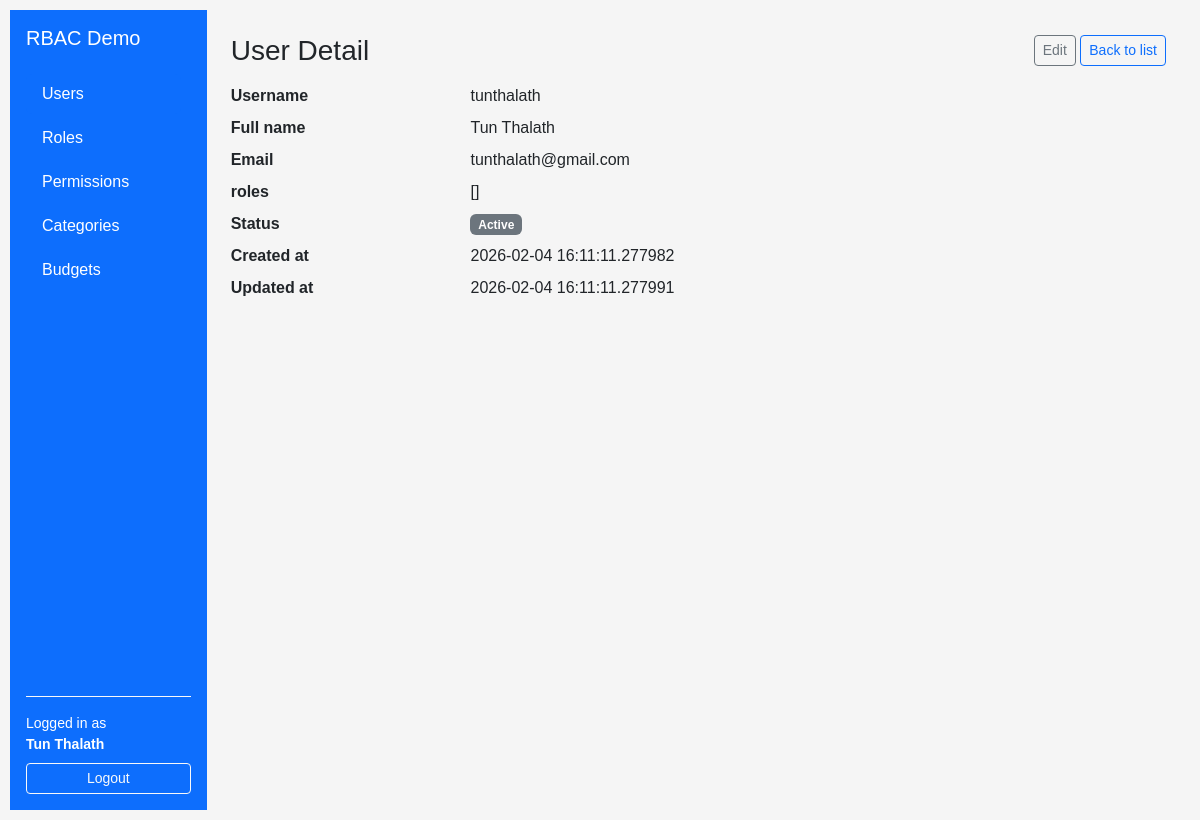
/users/1 (signed in), run on an earlier commit of the app's database.
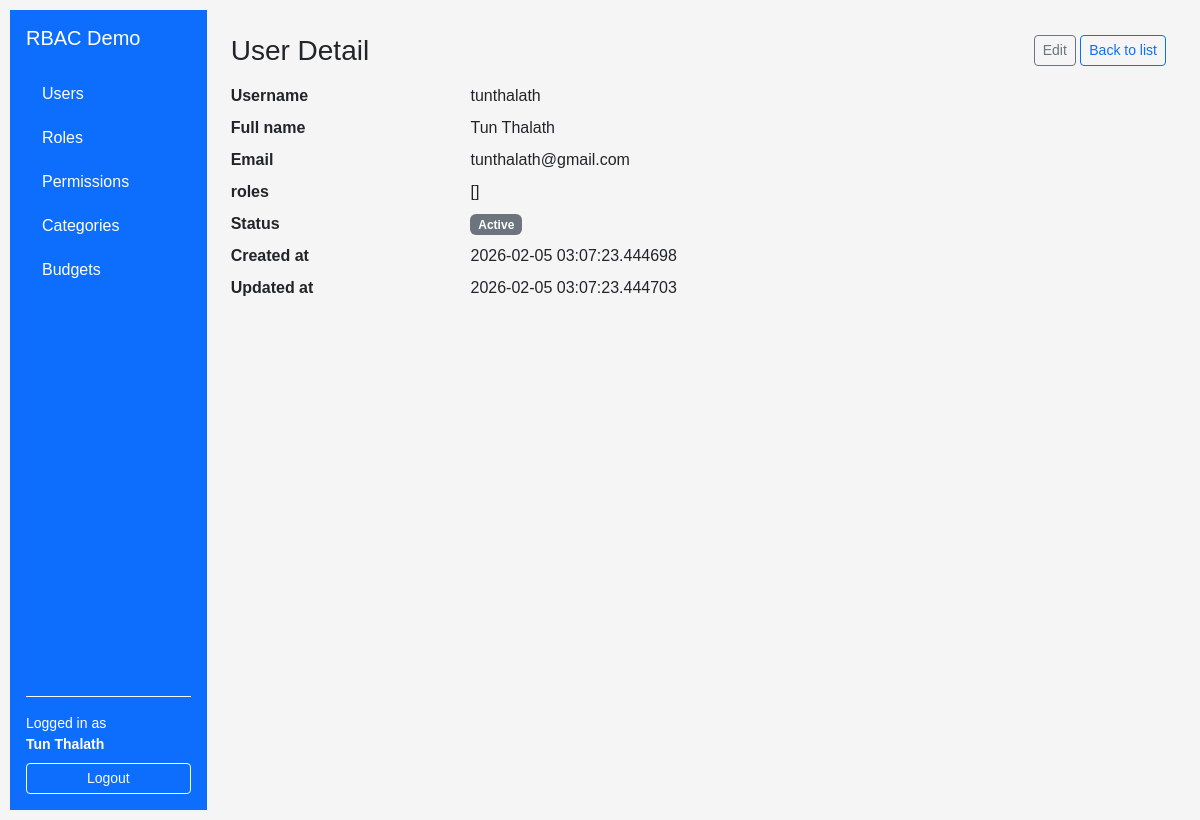
And on a later commit of the database.
### app/models/user.py (models this page shows, shortened)
class User(UserMixin, db.Model):
    __tablename__ = "users"
    id = db.Column(db.Integer, primary_key=True)
    username = db.Column(db.String(80), unique=True, nullable=False)
    email = db.Column(db.String(120), unique=True, nullable=False)
    full_name = db.Column(db.String(120), nullable=False)
    is_active = db.Column(db.Boolean, default=True, nullable=False)
    password_hash = db.Column(db.String(255), nullable=False)
    created_at = db.Column(db.DateTime, default=datetime.utcnow, nullable=False)
    updated_at = db.Column(db.DateTime, default=datetime.utcnow, onupdate=datetime.utcnow, nullable=False)
    roles = db.relationship("Role", secondary=user_roles, back_populates="users")

### app/routes/user_routes.py (the view)
@user_bp.route("/<int:user_id>")
@login_required
def detail(user_id: int):
    user = UserService.get_by_id(user_id)
    if user is None:
        abort(404)
    return render_template("users/detail.html", user=user)

### app/services/user_services.py (called while the page is built)
    @staticmethod
    def get_by_id(user_id: int) -> Optional[User]:
        return User.query.get(user_id)

### app/templates/users/detail.html (shortened to what this page needs)
{% extends "layouts/base.html" %}
{% block content %}
<div class="d-flex justify-content-between align-items-center mb-3">
    <h1 class="h3 mb-0">User Detail</h1>
    <div>
        <a href="{{ url_for('users.edit', user_id=user.id) }}"
           class="btn btn-sm btn-outline-secondary">Edit</a>
        <a href="{{ url_for('users.index') }}"
           class="btn btn-sm btn-outline-primary">Back to list</a>
    </div>
</div>
<dl class="row">
    <dt class="col-sm-3">Username</dt>
    <dd class="col-sm-9">{{ user.username }}</dd>
    <dt class="col-sm-3">Full name</dt>
    <dd class="col-sm-9">{{ user.full_name }}</dd>
    <dt class="col-sm-3">Email</dt>
    <dd class="col-sm-9">{{ user.email }}</dd>
    <dt class="col-sm-3">roles</dt>
    <dd class="col-sm-9">{{ user.roles }}</dd>
    <dt class="col-sm-3">Status</dt>
    <dd class="col-sm-9">
        {% if user.is_active %}
        <span class="badge text-bg-secondary">Active</span>
        {% else %}
        <span class="badge text-bg-secondary">Inactive</span>
        {% endif %}
    </dd>
    <dt class="col-sm-3">Created at</dt>
    <dd class="col-sm-9">{{ user.created_at }}</dd>
    <dt class="col-sm-3">Updated at</dt>
    <dd class="col-sm-9">{{ user.updated_at }}</dd>
</dl>
{% endblock %}

### app/templates/layouts/base.html (shortened to what this page needs)
<!doctype html>
<html lang="en">
    <head>
        <link href="https://cdn.jsdelivr.net/npm/bootstrap@5.3.8/dist/css/bootstrap.min.css" rel="stylesheet" />
        <link rel="stylesheet" href="{{ url_for('static', filename='css/style.css') }} " />
    </head>
    <body>
        <div class="container-fluid">
        <div class="row min-vh-100">
            <nav class="col-12 col-md-3 col-lg-2 bg-primary text-white d-flex flex-column p-3">
    <h5 class="mb-4">RBAC Demo</h5>
    <div class="flex-grow-1 overflow-auto">
        <ul class="nav nav-pills flex-column gap-1">
            <li class="nav-item">
                <a href="{{ url_for('users.index') }}"
                   class="nav-link text-white {% if request.blueprint == 'users' %}active{% endif %}">
                    Users
                </a>
            </li>
            <li class="nav-item">
                <a href="{{ url_for('roles.index') }}"
                   class="nav-link text-white {% if request.blueprint == 'roles' %}active{% endif %}">
                    Roles
                </a>
            </li>
            <li class="nav-item">
                <a href="{{ url_for('permissions.index') }}"
                   class="nav-link text-white {% if request.blueprint == 'permissions' %}active{% endif %}">
                    Permissions
                </a>
            </li>
            <li class="nav-item">
                <a href="{{ url_for('categories.index') }}"
                   class="nav-link text-white {% if request.blueprint == 'categories' %}active{% endif %}">
                    Categories
                </a>
            </li>
            <li class="nav-item">
                <a href="{{ url_for('budgets.index') }}"
                   class="nav-link text-white {% if request.blueprint == 'budgets' %}active{% endif %}">
                    Budgets
                </a>
            </li>
        </ul>
    </div>
    <div class="mt-auto pt-3 border-top border-light">
        {% if current_user.is_authenticated %}
            <div class="small mb-2">
                Logged in as<br>
                <strong>{{ current_user.full_name }}</strong>
            </div>
            <a href="{{ url_for('auth.logout') }}"
               class="btn btn-outline-light btn-sm w-100">
                Logout
            </a>
        {% else %}
            <a href="{{ url_for('auth.login') }}"
               class="btn btn-outline-light btn-sm w-100">
                Login
            </a>
        {% endif %}
    </div>
</nav>
            <main class="col-12 col-md-9 col-lg-10 p-4">
                {% block content %}{% endblock %}
            </main>
        </div>
    </div>
</html>

What changed in the data, as far as the page shows it:
changed User "tunthalath": created_at "2026-02-04 16:11:11.277982" → "2026-02-05 03:07:23.444698"; updated_at "2026-02-04 16:11:11.277991" → "2026-02-05 03:07:23.444703"
